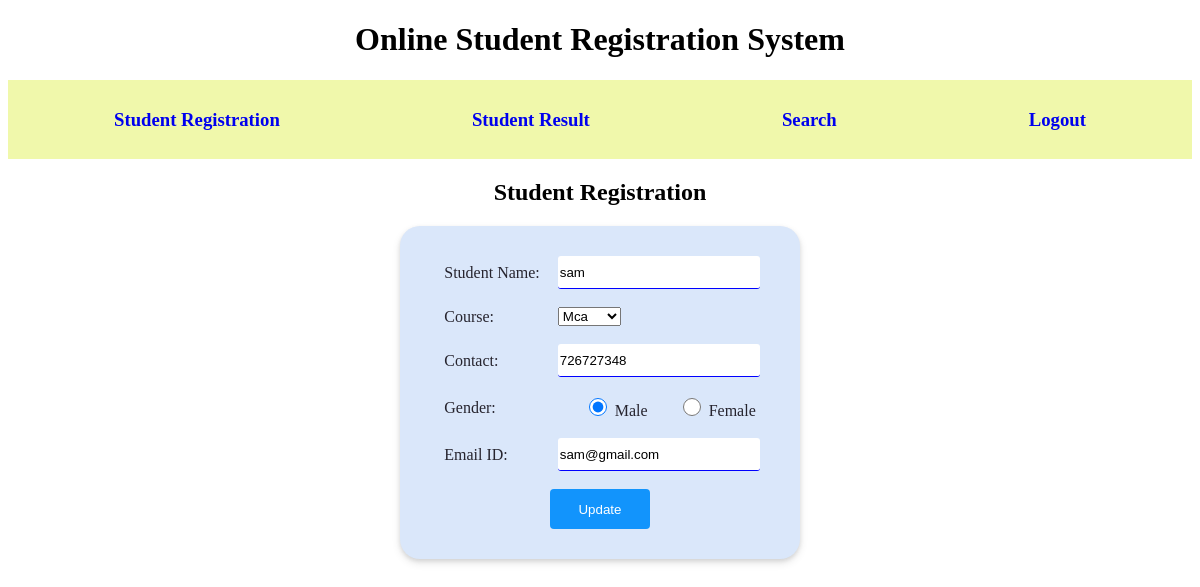
Page /registerupdate.php?id=1 on the committed database.
### tables this page shows
CREATE TABLE `stud_master` (
  `id` int(11) NOT NULL,
  `name` varchar(20) NOT NULL,
  `course` varchar(10) NOT NULL,
  `contact` bigint(20) NOT NULL,
  `gender` varchar(1) NOT NULL,
  `email_id` varchar(50) NOT NULL,
  `password` varchar(10) NOT NULL,
  `profile_pic` varchar(5000) NOT NULL,
  `status` varchar(10) NOT NULL,
  `semester` int(3) NOT NULL
);

### registerupdate.php (the view, shortened to what this page needs)
<?php
include 'db.php';
include 'menu.php';
$sql1 = "select * from stud_master where id = ".$_REQUEST['id']."";
$res1 = mysqli_query($con,$sql1);
$row1 = mysqli_fetch_assoc($res1);
?>
<!DOCTYPE html>
<html lang="en">
<head>
	<link rel="stylesheet" href="styleform.css?v=1">
</head>
	<body>
		<center>
		<h2>Student Registration</h2>
		<div class="container1">
		<form  method='post' enctype="multipart/form-data">
			<table class="inputs" cellpadding="8px">
				<tr>
					<td>Student Name:</td>
					<td><input type = "text" value="<?php echo $row1['name']?>" name ="name"></td>
				</tr>
				<tr>
					<td>Course:</td>
					<td><select value="<?php echo $row1['course']; ?>" name = "course">
							<?php if($row1){
								?><option defalut><?php echo $row1['course']; ?></option><?php
							} ?>
						</select></td>
				</tr>
				<tr>
					<td>Contact:</td>
					<td><input type="text" value="<?php echo $row1['contact']?>" name ="contact"></td>
				</tr>
				<tr>
					<td>Gender:</td>
					<td>
						<input type="radio" <?php
							$gender = $row1['gender'];
							if($gender == "m"){
								?>checked<?php
							}
						?> id="male" name="gender" value="male">
						<span class="rd">Male</span>
						<input type="radio" <?php
							$gender = $row1['gender'];
							if($gender == "f"){
								?>checked<?php
							}
						?> id="female" name="gender" value="female">
						<span class="rd">Female</span>
					</td>
				</tr>
				<tr>
					<td>Email ID:</td>
					<td><input type="email" value="<?php echo $row1['email_id']?>" name ="email_id"></td>
				</tr>
				<tr>
					<td colspan="2" align="center"><input class="btn" type="submit" value="Update" name="submit"></td>
				</tr>
			</table>
		</form>
		</div>
		</center>
	</body>
</html>

### styleform.css (style rules this page uses)
.container1 { width: 360px; border-radius: 20px; overflow: hidden; display: flex; flex-direction: column; align-items: center; justify-content: center; color: #26242e; background: #dae7fa; padding: 20px; margin: 20px; box-shadow: 0 2px 4px rgba(0, 0, 0, .1), 0 4px 8px rgba(0, 0, 0, .1); }
.btn { width: 100px; height: 40px; border-radius: 4px; border: none; outline: none; background: #1294FC; color: #fff; cursor: pointer; }
input { border: none; background: #fff; height: 30px; width: 100%; border-bottom: 1px solid blue; border-radius: 3px; outline: none; }
input[type=radio] { width: 70px; height: 18px; }
.rd { margin-left: -25px; }

### rows in the picture
stud_master: name "sam", course "Mca", contact "726727348", gender "☑", email_id "sam@gmail.com"
